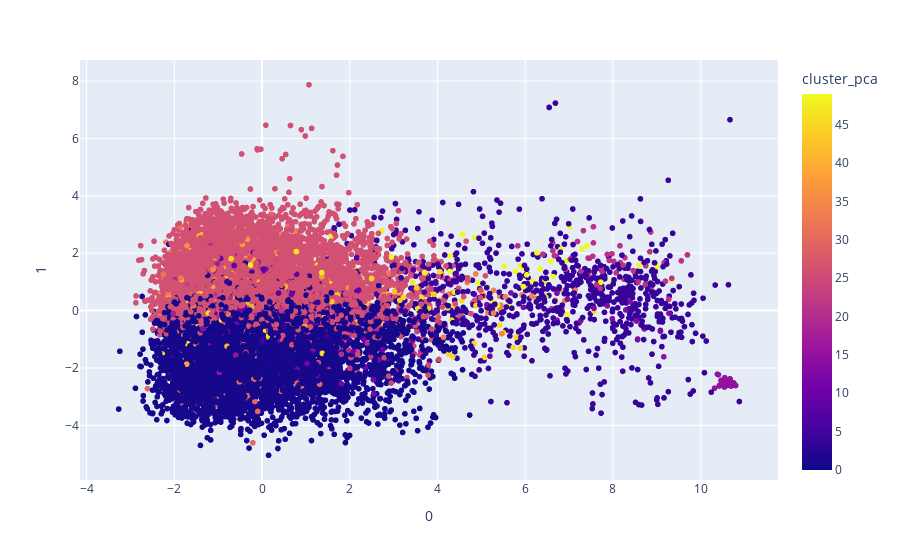

The notebook cell this image was saved under:
### Markdown cell above
## Aula 3.3 Analisando o cluster

### Code cell
fig = px.scatter(
   projection_m, x=0, y=1, color='cluster_pca', hover_data=[0, 1, 'song'])
fig.show()

### Figure 1 — Plotly figure (JSON) as saved in the notebook; plotly's stock layout.template omitted (floating-point values rounded to 4 significant figures; data arrays with more than 128 entries replaced by an {"elided": "..."} marker saying what was removed)
{"data": [{"customdata": {"elided": "20311x1 str values"}, "hovertemplate": "0=%{x}<br>1=%{y}<br>song=%{customdata[0]}<br>cluster_pca=%{marker.color}<extra></extra>", "legendgroup": "", "marker": {"color": {"elided": "20311 int values"}, "coloraxis": "coloraxis", "symbol": "circle"}, "mode": "markers", "name": "", "showlegend": false, "type": "scattergl", "x": {"elided": "20311 float values"}, "xaxis": "x", "y": {"elided": "20311 float values"}, "yaxis": "y"}], "layout": {"coloraxis": {"colorbar": {"title": {"text": "cluster_pca"}}, "colorscale": [[0, "#0d0887"], [0.1111, "#46039f"], [0.2222, "#7201a8"], [0.3333, "#9c179e"], [0.4444, "#bd3786"], [0.5556, "#d8576b"], [0.6667, "#ed7953"], [0.7778, "#fb9f3a"], [0.8889, "#fdca26"], [1, "#f0f921"]]}, "legend": {"tracegroupgap": 0}, "margin": {"t": 60}, "xaxis": {"anchor": "y", "domain": [0, 1], "title": {"text": "0"}}, "yaxis": {"anchor": "x", "domain": [0, 1], "title": {"text": "1"}}}}
